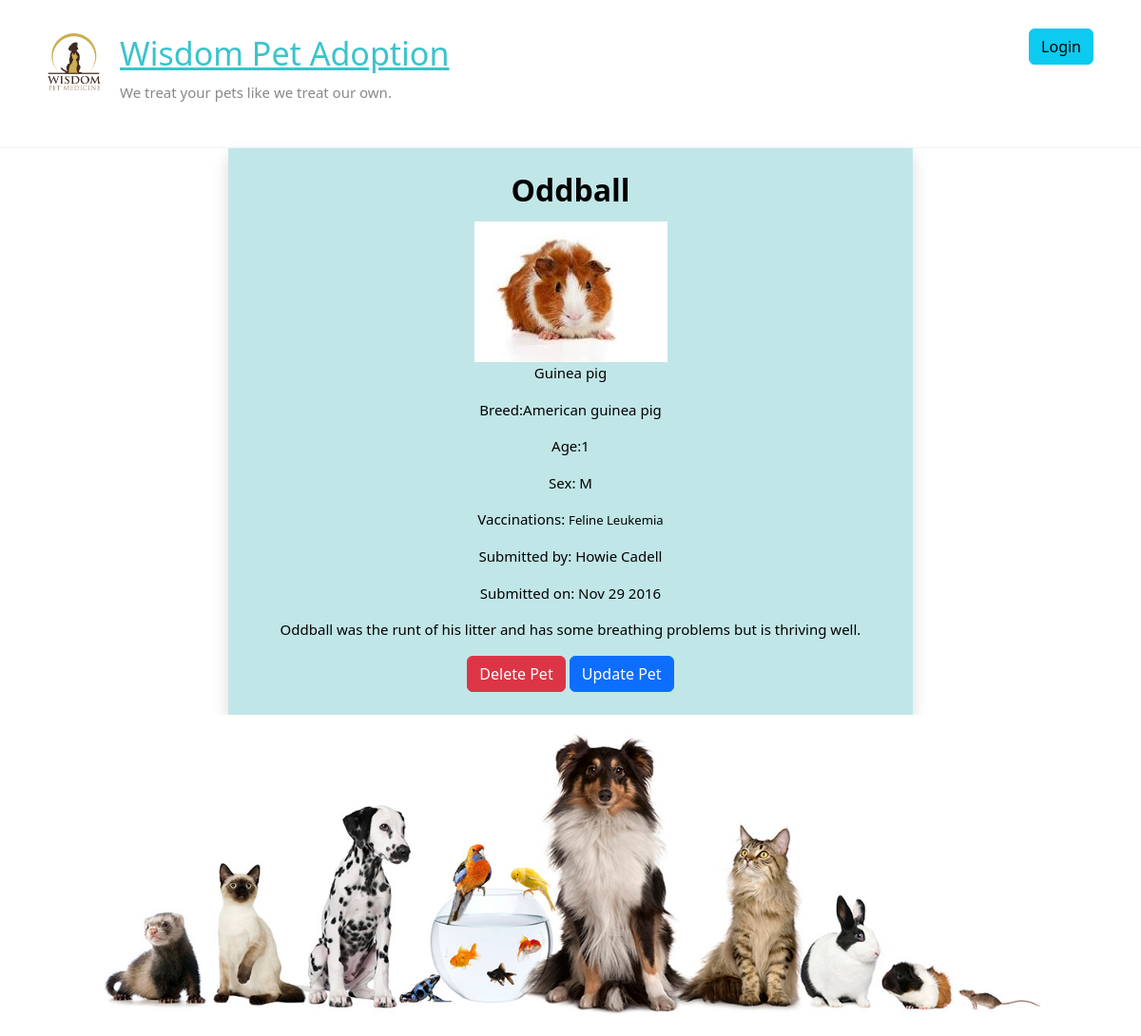
/adoptions/4/, run on the app's committed database.
### adoptions/models.py (models this page shows, shortened)
class Pet(models.Model):
    user=models.ForeignKey(User , on_delete=models.CASCADE, null = True , blank = True)
    SEX_CHOICES = [('M', 'Male'), ('F', 'Female')]
    name = models.CharField(max_length=100)
    submitter = models.CharField(max_length=100)
    species = models.CharField(max_length=30)
    breed = models.CharField(max_length=30, blank=True)
    description = models.TextField()
    sex = models.CharField(max_length=1, choices=SEX_CHOICES, blank=True)
    submission_date = models.DateTimeField()
    age = models.IntegerField(null=True)
    vaccinations = models.ManyToManyField('Vaccine', blank=True)
    pet_image=models.ImageField(null=True,upload_to="pet")

class Vaccine(models.Model):
    name = models.CharField(max_length=50)

### adoptions/views.py (the view)
# urls.py: path('adoptions/<int:pet_id>/', views.pet_detail, name='pet_detail'),
def pet_detail(request, pet_id):
    try:
        pet = Pet.objects.get(id=pet_id)
    except Pet.DoesNotExist:
        raise Http404('pet not found')
    return render(request, 'pet_detail.html', {
        'pet': pet,
    })

### adoptions/templates/pet_detail.html
{% extends "base.html" %}
{% block content %}
    <div>
      <div class="shadow lg" style="background-color: rgb(193, 230, 232);margin-left:20%;margin-right:20%;padding:2%;">          <h2 style="text-align:center;color:black;margin-bottom:2%;padding:1px;background-color: rgb(193, 230, 232);"><b>{{ pet.name|capfirst }}</b></h2>
                {% if pet.pet_image %}
                    <img src='/media/{{pet.pet_image}}' style="display: block; margin: 0 auto;">
                {% endif %}
                <p style="color:black;text-align:center;"><b>{{ pet.species }}</b></p>
                {% if pet.breed %}
                    <p style="color:black;text-align:center;"><b>Breed:</b>{{ pet.breed }}</p>
                {% endif %}
                {% if pet.age %}
                    <p style="color:black;text-align:center;"><b>Age:</b>{{ pet.age }}</p>
                {% endif %}
                {% if pet.sex %}
                    <p style="color:black;text-align:center;"><b>Sex: </b>{{ pet.sex }}</p>
                {% endif %}
                {% if pet.vaccinations.all %}
                    <p style="color:black;text-align:center;"><b>Vaccinations:</b>
                        {% for vaccination in pet.vaccinations.all %}
                            <small style="color:black;text-align:center;">{{ vaccination.name }}</small><br>
                        {% endfor %}
                    </p>
                {% endif %}
                <p style="color:black;text-align:center;"><b>Submitted by: </b>{{ pet.submitter }}</p>
                <p style="color:black;text-align:center;"><b>Submitted on: </b>{{ pet.submission_date|date:"M d Y" }}</p>
                <p style="color:black;text-align:center;">{{ pet.description }}</p>
                <div class= "text-center">
                    <a href="/delete_pet/{{pet.id}}" class="btn btn-danger">Delete Pet</a>
                     <a href="/update_pet/{{pet.id}}" class="btn btn-primary">Update Pet</a>
                </div>
            </div>
{% endblock %}

### adoptions/templates/base.html (shortened to what this page needs)
{% load static %}
<!DOCTYPE html>
<html lang="en-US">
<head>
  <link rel="stylesheet" id="ample-style-css" href="{% static 'style.css' %}" type="text/css" media="all">
  <link href="https://cdn.jsdelivr.net/npm/bootstrap@5.3.3/dist/css/bootstrap.min.css" rel="stylesheet">
</head>
<body class="wide">
  <div id="page" class="hfeed site">
    <header>
      <div class="header container-fluid">
        <div class="main-head-wrap inner-wrap clearfix">
          <div id="header-logo-image">
            <a href="/">
              <img src="{% static 'images/logo.png' %}" alt="Wisdom Pet Medicine">
            </a>
          </div>
          <div id="header-text" class="">
            <h1 id="site-title">
              <a href="/" title="Wisdom Pet Medicine" rel="home" style="color:rgb(59, 195, 204);">Wisdom Pet Adoption</a>
            </h1>
            <p>We treat your pets like we treat our own.</p>
          </div>
          <div class="float-end">
            {% if request.user.is_authenticated %}
            <a href="/logout/" class="btn btn-danger" type="submit">Logout</a>
            {% else %}
            <a href="/login/" class="btn btn-info" type="submit">Login</a>
            {% endif%}
          </div>
        </div>
      </div>
    </header>
    <div>
        <div>
          {% block content %}
          {% endblock %}
          </div>
         <img src="{% static 'images/header.jpg' %}" alt="Wisdom Pet Medicine">
    </div>
</body>
</html>

### public/static/style.css (style rules this page uses)
html, body, div, span, applet, object, iframe, h1, h2, h3, h4, h5, h6, p, blockquote, pre, a, abbr, acronym, address, big, cite, code, del, dfn, em, font, ins, kbd, q, s, samp, small, strike, strong, sub, sup, tt, var, dl, dt, dd, ol, ul, li, fieldset, form, label, legend, table, caption, tbody, tfoot, thead, tr, th, td { border: 0; font: inherit; font-size: 100%; font-style: inherit; font-weight: inherit; margin: 0; outline: 0; padding: 0; vertical-align: baseline; }
html { overflow-y: scroll; -webkit-text-size-adjust: 100%; -ms-text-size-adjust: 100%; }
article, aside, details, figcaption, figure, footer, header, main, nav, section { display: block; }
h1, h2, h3, h4, h5, h6 { color: #666666; line-height: 1.4; padding-bottom: 15px; font-weight: normal; }
h1 { font-size: 30px; }
h2 { font-size: 28px; }
body, button, input, select, textarea { color: #888888; font-size: 15px; line-height: 1.5; font-family: 'Roboto', sans-serif; font-weight: 300; }
p { color: #888888; font-size: 15px; line-height: 1.5; margin-bottom: 15px; font-weight: 300; }
body { background: #f2f2f2; }
a { color: #80abc8; text-decoration: none; -webkit-transition: 0.25s ease-in-out; -moz-transition: 0.25s ease-in-out; transition: 0.25s ease-in-out; -ms-transition: 0.25s ease-in-out; -o-transition: 0.25s ease-in-out; }
img { max-width: 100%; height: auto; vertical-align: top; margin-bottom: 18px; }
a img { border: 0; }
.clearfix:after { visibility: hidden; display: block; font-size: 0; content: " "; clear: both; height: 0; }
.clearfix { display: inline-block; }
.clearfix { display: block; }
body { padding-top: 30px; padding-bottom: 30px; }
body.wide { padding-top: 0; padding-bottom: 0; }
#page { background-color: #ffffff; margin: 0 auto; max-width: 1180px; box-shadow: 0 1px 2px 0 rgba(0, 0, 0, 0.1); }
.wide #page { max-width: 100%; }
.inner-wrap { max-width: 1100px; margin: 0 auto; }
.main-head-wrap { padding: 30px 0; }
.header { border-bottom: 1px solid #f2f2f2; }
#header-logo-image { float: left; padding: 5px 20px 5px 0; max-width: 100%; }
#header-logo-image img { margin-bottom: 0px; max-height: 60px; height: auto; width: auto; }
#header-text { float: left; padding-right: 20px; }
#site-title { padding-bottom: 0; }
#site-title a { color: #666666; font-size: 34px; }

### data on the page
Pet: name "Oddball", pet_image (picture), species "Guinea pig", breed "American guinea pig", age "1", sex "M", submitter "Howie Cadell", submission_date "Nov 29 2016", description "Oddball was the runt of his litter and has some breathing problems but is thriving well."
Vaccine: name "Feline Leukemia"
